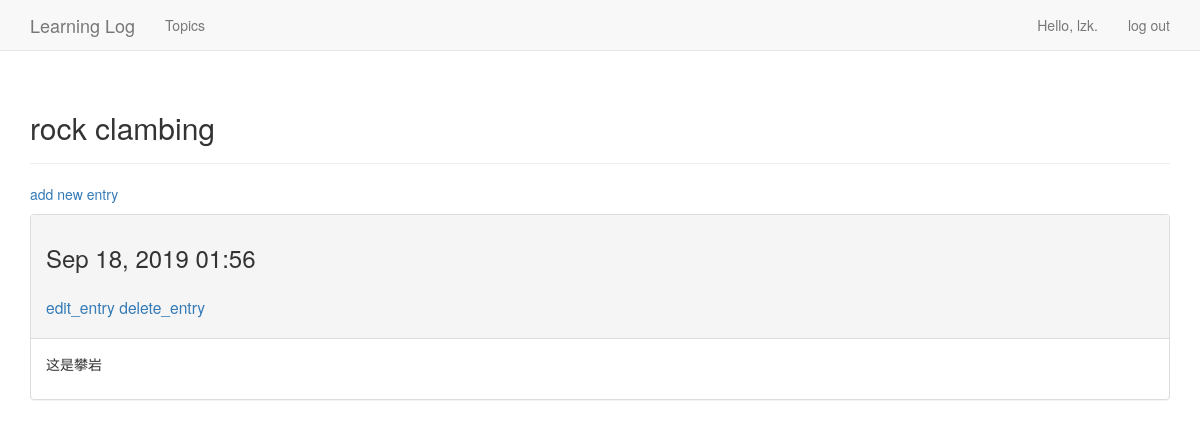
Page /topics/2/ (signed in) on the earlier database version.
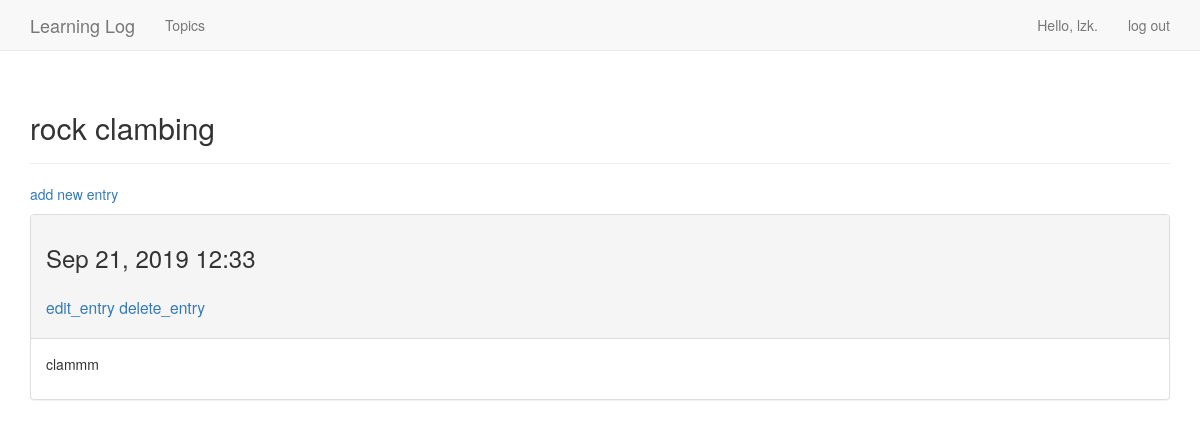
Same page on the later database version.
### learning_logs/models.py (models this page shows)
class Entry(models.Model):
    topic = models.ForeignKey(Topic)
    text = models.TextField()
    date_added = models.DateTimeField(auto_now_add=True)

### learning_logs/views.py (the view)
# urls.py: url(r'^topics/(?P<topic_id>\d+)/$',views.topic, name='topic'),
@login_required
def topic(request, topic_id):
    topic = get_object_or_404(Topic, id=topic_id)
    if topic.owner != request.user:
        raise Http404
    entries = topic.entry_set.order_by('-date_added')
    context = {'topic':topic, 'entries':entries}
    return render(request, 'learning_logs/topic.html', context)

### learning_logs/models.py (called while the page is built)
    def __str__(self):
        return self.text

### learning_logs/templates/learning_logs/topic.html
{% extends "learning_logs/base.html" %}
{% block header %}
<h2>
  {{ topic }}
</h2>
{% endblock header%}
{% block content %}
<p>
  <a href="{% url 'learning_logs:new_entry' topic.id %}">add new entry</a>
</p>
{% for entry in entries %}
<div class="panel panel-default">
  <div class="panel-heading">
    <h3>
      {{ entry.date_added|date:'M d, Y H:i' }}
    </h3>
    <h3>
      <small>
        <a href="{% url 'learning_logs:edit_entry' entry.id %}">edit_entry</a>
      </small>
      <small>
        <a href="{% url 'learning_logs:delete_entry' entry.id %}">delete_entry</a>
      </small>
    </h3>
  </div>
  <div class="panel-body">
    {{ entry.text|linebreaks }}
  </div>
</div>
{% empty %}
There is no entries for this topic yet.
{% endfor %}
{% endblock content %}

Differences in the rows shown:
removed Entry: date_added "Sep 18, 2019 01:56", text "这是攀岩"
added Entry: date_added "Sep 21, 2019 12:33", text "clammm"
